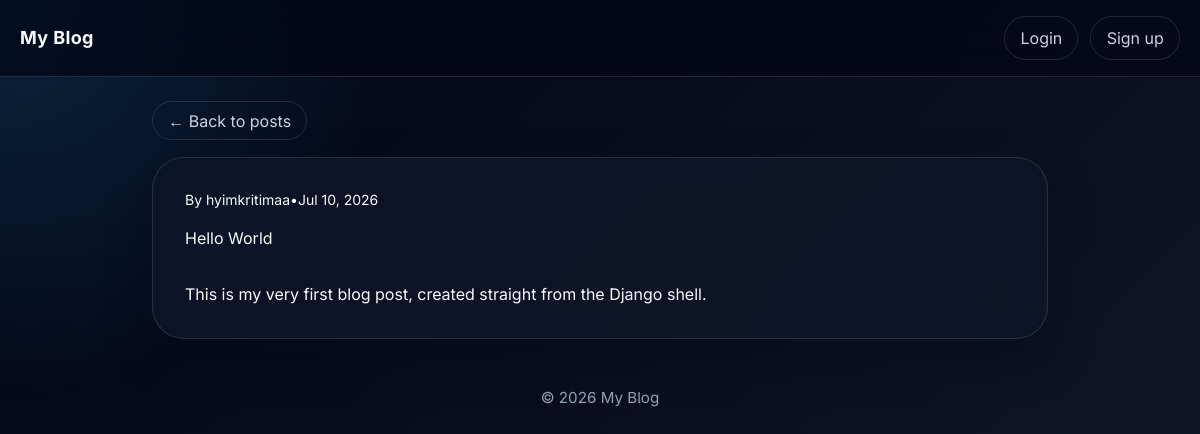
The page /hello-world/ on the database its author committed.
### blog/models.py (models this page shows, shortened)
class Post(models.Model):
    title = models.CharField(max_length=200)
    slug = models.SlugField(unique=True)
    author = models.ForeignKey(User, on_delete=models.CASCADE)
    category = models.ForeignKey(Category, on_delete=models.SET_NULL, null=True, blank=True, related_name="posts")
    tags = models.ManyToManyField(Tag, blank=True, related_name="posts")
    content = models.TextField()
    excerpt = models.CharField(max_length=300, blank=True)
    cover_image = models.ImageField(upload_to="posts/", blank=True, null=True)
    published = models.BooleanField(default=False)
    created_at = models.DateTimeField(auto_now_add=True)
    updated_at = models.DateTimeField(auto_now=True)
    class Meta:
        ordering = ["-created_at"]

### blog/views.py (the view)
# urls.py: path("<slug:slug>/", views.PostDetailView.as_view(), name="post_detail"),
class PostDetailView(DetailView):
    model = Post
    template_name = "blog/post_detail.html"
    context_object_name = "post"
    slug_field = "slug"

### templates/blog/post_detail.html (shortened to what this page needs)
{% extends "base.html" %}
{% block content %}
<div class="mx-auto max-w-4xl">
  <a href="{% url 'blog:post_list' %}" class="nav-chip">← Back to posts</a>
  <article class="login-card mt-6">
    <div class="flex flex-wrap items-center gap-3 text-sm text-slate-400">
      <span>By {{ post.author }}</span>
      <span>•</span>
      <span>{{ post.created_at|date:"M d, Y" }}</span>
    </div>
    <h1 class="mt-4 text-4xl font-semibold tracking-tight text-white">{{ post.title }}</h1>
    <div class="prose prose-invert mt-8 max-w-none prose-p:text-slate-300 prose-a:text-sky-300 prose-strong:text-white">
      {{ post.content|linebreaks }}
    </div>
  </article>
</div>
{% endblock %}

### static/css/custom.css (style rules this page uses)
:root { color-scheme: dark; --bg-main: #020617; --bg-panel: rgba(15, 23, 42, 0.78); --bg-soft: rgba(255, 255, 255, 0.08); --border-soft: rgba(255, 255, 255, 0.12); --text-main: #f8fafc; --text-muted: #cbd5e1; --text-subtle: #94a3b8; --accent: #38bdf8; --accent-strong: #0ea5e9; --shadow: 0 20px 45px rgba(2, 8, 23, 0.35); }
* { box-sizing: border-box; }
body { margin: 0; font-family: 'Inter', sans-serif; background: linear-gradient(135deg, var(--bg-main) 0%, #111827 100%); color: var(--text-main); }
body::before { content: ""; position: fixed; inset: 0; background: radial-gradient(circle at top left, rgba(56, 189, 248, 0.16), transparent 28%); pointer-events: none; z-index: -1; }
a { color: inherit; text-decoration: none; }
.nav-chip { padding: 0.55rem 0.95rem; border: 1px solid var(--border-soft); border-radius: 999px; color: var(--text-muted); transition: all 180ms ease; }
.hero-card, .panel, .post-card, .login-card, .dashboard-card, .form-card { background: var(--bg-panel); border: 1px solid var(--border-soft); box-shadow: var(--shadow); backdrop-filter: blur(16px); }
.login-card, .dashboard-card, .form-card { border-radius: 2rem; padding: 2rem; }

### rows shown on the page
Post: author "hyimkritimaa", created_at "Jul 10, 2026", title "Hello World", content "This is my very first blog post, created straight from the Django shell."
